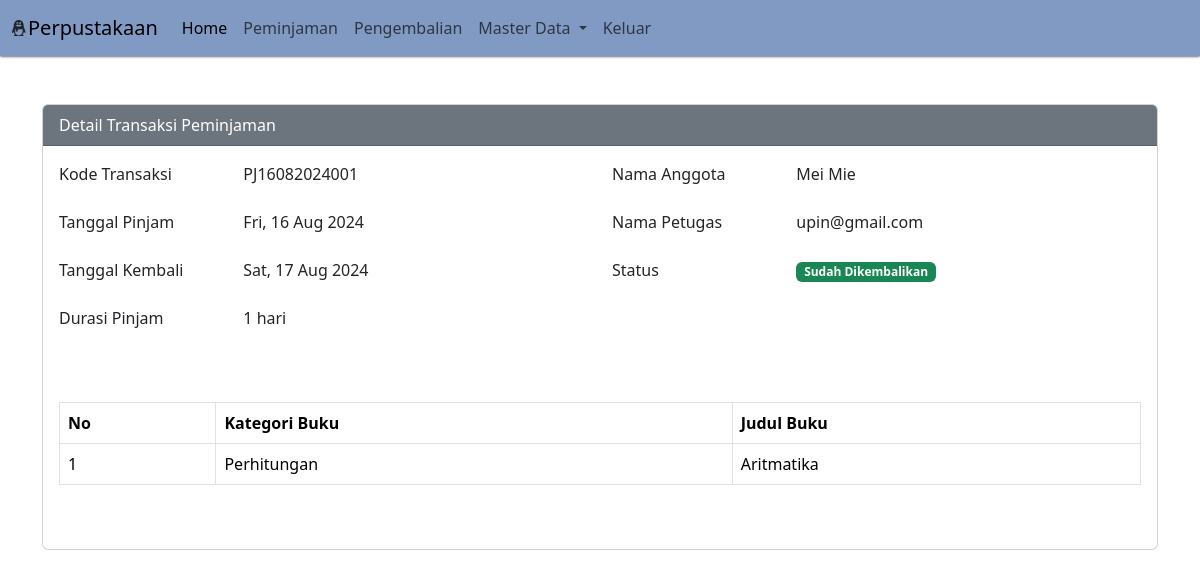
Screenshot of /?pg=tambah-peminjaman&detail=1 with the database file from the repository.
### tables this page shows
CREATE TABLE `peminjaman` (
  `id` int(11) NOT NULL,
  `id_anggota` int(11) NOT NULL,
  `id_user` int(11) NOT NULL,
  `kode_transaksi` varchar(30) NOT NULL,
  `tgl_pinjam` date NOT NULL,
  `tgl_kembali` date NOT NULL,
  `status` tinyint(1) NOT NULL,
  `created_at` timestamp NOT NULL DEFAULT current_timestamp(),
  `updated_at` timestamp NOT NULL DEFAULT current_timestamp() ON UPDATE current_timestamp(),
  `deleted_at` tinyint(1) NOT NULL DEFAULT 0
);

CREATE TABLE `anggota` (
  `id` int(11) NOT NULL,
  `nisn` varchar(16) NOT NULL,
  `nama_lengkap` varchar(50) NOT NULL,
  `jenis_kelamin` enum('Laki-Laki','Perempuan') NOT NULL,
  `no_telp` varchar(13) NOT NULL,
  `alamat` text NOT NULL,
  `created_at` timestamp NOT NULL DEFAULT current_timestamp(),
  `updated_at` timestamp NOT NULL DEFAULT current_timestamp() ON UPDATE current_timestamp()
);

CREATE TABLE `user` (
  `id` int(11) NOT NULL,
  `id_level` int(11) NOT NULL,
  `nama_lengkap` varchar(50) NOT NULL,
  `email` varchar(50) NOT NULL,
  `password` varchar(100) NOT NULL,
  `created_at` timestamp NOT NULL DEFAULT current_timestamp(),
  `updated_at` timestamp NOT NULL DEFAULT current_timestamp() ON UPDATE current_timestamp()
);

CREATE TABLE `detail_peminjaman` (
  `id` int(11) NOT NULL,
  `id_peminjaman` int(11) NOT NULL,
  `id_buku` int(11) NOT NULL,
  `id_kategori` int(11) NOT NULL
);

CREATE TABLE `kategori` (
  `id` int(11) NOT NULL,
  `nama_kategori` varchar(50) NOT NULL,
  `keterangan` text NOT NULL,
  `created_at` timestamp NOT NULL DEFAULT current_timestamp(),
  `updated_at` timestamp NOT NULL DEFAULT current_timestamp() ON UPDATE current_timestamp()
);

CREATE TABLE `buku` (
  `id` int(11) NOT NULL,
  `id_kategori` int(11) NOT NULL,
  `judul` varchar(50) NOT NULL,
  `jumlah` int(11) NOT NULL,
  `penerbit` varchar(50) NOT NULL,
  `tahun_terbit` varchar(5) NOT NULL,
  `penulis` varchar(100) NOT NULL,
  `created_at` timestamp NOT NULL DEFAULT current_timestamp(),
  `updated_at` timestamp NOT NULL DEFAULT current_timestamp() ON UPDATE current_timestamp()
);

### content/tambah-peminjaman.php (the view, shortened to what this page needs)
<?php
if (isset($_GET['detail'])) {
    $id = $_GET['detail'];
    $detail = mysqli_query($koneksi, "SELECT anggota.nama_lengkap as nama_anggota, peminjaman.*, user.nama_lengkap FROM peminjaman LEFT JOIN anggota ON anggota.id = peminjaman.id_anggota LEFT JOIN user ON user.id = peminjaman.id_user WHERE peminjaman.id = '$id'");
    $rowDetail = mysqli_fetch_assoc($detail);
    $tanggal_pinjam = $rowDetail['tgl_pinjam'];
    $tanggal_kembali = $rowDetail['tgl_kembali'];
    $date_pinjam = new DateTime($tanggal_pinjam);
    $date_kembali = new DateTime($tanggal_kembali);
    $interval = $date_pinjam->diff($date_kembali);
    $queryDetail = mysqli_query($koneksi, "SELECT * FROM detail_peminjaman LEFT JOIN buku ON buku.id = detail_peminjaman.id_buku LEFT JOIN kategori ON kategori.id = buku.id_kategori WHERE id_peminjaman='$id'");
}
?>
<?php
if (isset($_GET['detail'])): ?>
    <div class="container mt-5">
        <div class="row">
            <div class="col-sm-12">
                <div class="card">
                    <div class="card-header bg-secondary text-white">Detail Transaksi Peminjaman</div>
                    <div class="card-body">
                        <div class="mb-3 row">
                            <div class="col-sm-6">
                                <div class="row mb-3">
                                    <div class="col-sm-4">
                                        <label for="" class="form-label">Kode Transaksi</label>
                                    </div>
                                    <div class="col-sm-8">
                                        <?php echo $rowDetail['kode_transaksi'] ?>
                                    </div>
                                </div>
                                <div class="row mb-3">
                                    <div class="col-sm-4">
                                        <label for="" class="form-label">Tanggal Pinjam</label>
                                    </div>
                                    <div class="col-sm-8">
                                        <?php echo date('D, d M Y', strtotime($rowDetail['tgl_pinjam'])) ?>
                                    </div>
                                </div>
                                <div class="row mb-3">
                                    <div class="col-sm-4">
                                        <label for="" class="form-label">Tanggal Kembali</label>
                                    </div>
                                    <div class="col-sm-8">
                                        <?php echo date('D, d M Y', strtotime($rowDetail['tgl_kembali'])) ?>
                                    </div>
                                </div>
                                <div class="row mb-3">
                                    <div class="col-sm-4">
                                        <label for="" class="form-label">Durasi Pinjam</label>
                                    </div>
                                    <div class="col-sm-8">
                                    <?php echo $interval->days . " hari" ?>
                                    </div>
                                </div>
                            </div>
                            <div class="col-sm-6">
                                <div class="row mb-3">
                                    <div class="col-sm-4">
                                        <label for="" class="form-label">Nama Anggota</label>
                                    </div>
                                    <div class="col-sm-8">
                                        <?php echo $rowDetail['nama_anggota'] ?>
                                    </div>
                                </div>
                                <div class="row mb-3">
                                    <div class="col-sm-4">
                                        <label for="" class="form-label">Nama Petugas</label>
                                    </div>
                                    <div class="col-sm-8">
                                        <?php echo $rowDetail['nama_lengkap'] ?>
                                    </div>
                                </div>
                                <div class="row mb-3">
                                    <div class="col-sm-4">
                                        <label for="" class="form-label">Status</label>
                                    </div>
                                    <div class="col-sm-8">
                                        <?php echo getStatus($rowDetail['status']) ?>
                                    </div>
                                </div>
                            </div>
                        </div>
                        <div class="mb-5 mt-5">
                            <table class="table table-bordered">
                                <tr>
                                    <th>No</th>
                                    <th>Kategori Buku</th>
                                    <th>Judul Buku</th>
                                </tr>
                                <?php $no = 1;
                                while ($rowDetail = mysqli_fetch_assoc($queryDetail)): ?>
                                    <tr>
                                        <td><?php echo $no++ ?></td>
                                        <td><?php echo $rowDetail['nama_kategori'] ?></td>
                                        <td><?php echo $rowDetail['judul'] ?></td>
                                    </tr>
                                <?php endwhile ?>
                            </table>
                        </div>
                    </div>
                </div>
            </div>
        </div>
    </div>
<?php endif ?>

### index.php (shortened to what this page needs)
<?php
include 'function/helper.php';
?>
<!DOCTYPE html>
<html lang="en">
<head>
  <link rel="stylesheet" href="assets/css/bootstrap.min.css">
  <link rel="stylesheet" href="https://cdn.jsdelivr.net/npm/bootstrap-icons@1.11.3/font/bootstrap-icons.min.css">
</head>
<body>
  <div class="wrapper">
    <nav class="menu navbar navbar-expand-lg bg-body-tertiary">
      <div class="container-fluid">
        <i class="bi bi-tencent-qq"></i>
        <a class="navbar-brand" href="#">Perpustakaan</a>
        <div class="collapse navbar-collapse" id="navbarSupportedContent">
          <ul class="navbar-nav me-auto mb-2 mb-lg-0">
            <li class="nav-item">
              <a class="nav-link active" aria-current="page" href="index.php">Home</a>
            </li>
            <li class="nav-item">
              <a class="nav-link" href="?pg=peminjaman">Peminjaman</a>
            </li>
            <li class="nav-item">
              <a class="nav-link" href="?pg=pengembalian">Pengembalian</a>
            </li>
            <li class="nav-item dropdown">
              <a class="nav-link dropdown-toggle" href="#" role="button" data-bs-toggle="dropdown"
                aria-expanded="false">
                Master Data
              </a>
            </li>
            <li class="nav-item">
              <a href="keluar.php" class="nav-link" aria-disabled="true">Keluar</a>
            </li>
          </ul>
        </div>
      </div>
    </nav>
    <?php
        if (isset($_GET['pg'])) {
            if (file_exists('content/' . $_GET['pg'] . '.php')) {
                include 'content/' . $_GET['pg'] . '.php';
            } else {
                echo 'not found';
            }
        } else {
            include 'content/home.php';
        }
        ?>
  </div>
</body>
</html>

### function/helper.php (shortened to what this page needs)
<?php
function getStatus($status){
    switch ($status) {
            case '2':
                $label = '<span class="badge text-bg-success">Sudah Dikembalikan</span>';
                break;
    }
    return $label;
}

### index.php (style rules this page uses)
body { background-image: url('assets/img/1.jpg'); background-size: cover; }
nav.menu { background-color: #819AC3 !important; box-shadow: 0 0 3px #000; }

### rows the page displays
peminjaman: kode_transaksi "PJ16082024001", tgl_pinjam "Fri, 16 Aug 2024", tgl_kembali "Sat, 17 Aug 2024", tgl_pinjam+tgl_kembali "1", id_anggota.nama_lengkap "Mei Mie", id_user.nama_lengkap "upin@gmail.com"
detail_peminjaman: id_kategori.nama_kategori "Perhitungan", id_buku.judul "Aritmatika"
